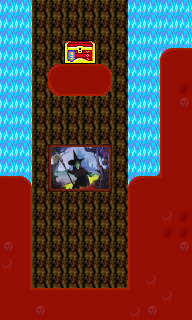

A 2D game scene composited from a Tiled map and its tileset images. What follows is a short description and the map's XML, with each tile layer's data collapsed to a summary:
An orthogonal 12x20 tile map with 16x16 px tiles, 7 tile layers (Walls, Background, Background1, ObjDecoration, ...), 3 tilesets.

<map version="1.0" orientation="orthogonal" width="12" height="20" tilewidth="16" tileheight="16">
 <tileset firstgid="1" source="tileset.tsx" />
 <tileset firstgid="1025" source="physics.tsx" />
 <tileset firstgid="2049" source="objects.tsx" />
 <layer name="Walls" width="12" height="20">
  <data>[240 cells, 208 non-empty, 14 distinct tile ids]</data>
 </layer>
 <layer name="Background" width="12" height="20">
  <data>[240 cells, 109 non-empty, 30 distinct tile ids]</data>
 </layer>
 <layer name="Background1" width="12" height="20">
  <data>[240 cells, 0 non-empty, 0 distinct tile ids]</data>
 </layer>
 <layer name="ObjDecoration" width="12" height="20">
  <data>[240 cells, 4 non-empty, 4 distinct tile ids]</data>
 </layer>
 <layer name="Objects" width="12" height="20">
  <data>[240 cells, 0 non-empty, 0 distinct tile ids]</data>
 </layer>
 <layer name="Foreground" width="12" height="20">
  <data>[240 cells, 0 non-empty, 0 distinct tile ids]</data>
 </layer>
 <layer name="Physic" width="12" height="20" opacity="0.45">
  <data>[240 cells, 90 non-empty, 5 distinct tile ids]</data>
 </layer>
</map>